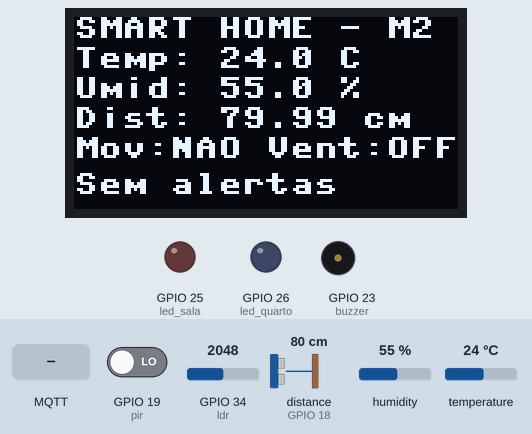
Recording of a program running on a simulated ESP32 board running MicroPython. On the bench: 128×64 one-colour display, output pins drawn as LEDs (lit = HIGH), buzzer (waves = sounding). Wiring (from the project's diagram.json): DHT22 sensor on GPIO 15, PIR motion sensor on GPIO 19, buzzer on GPIO 23, red LED on GPIO 25, blue LED on GPIO 26, servo on GPIO 27, light sensor on GPIO 34. Inputs (shaded band) come from the test bench; at power-on: temperature 24 °C, GPIO 19 (pir) LOW, GPIO 34 (ldr) = 2048, distance to the obstacle (sensor on GPIO 18) 80 cm, humidity 55 % (analog values on the 0–4095 scale). The echo pulse lasts 58.3 µs per cm; WiFi joins after 1.5 s; no MQTT or app messages arrive unless stated; values from a settings file that is not in the repository are placeholders; library files of the repository ran but are not shown: ssd1306.py; pins used as bus, display or sensor lines are not drawn; what the program prints to the serial console is not drawn.

Above: at 2.9 s.
3.0 s: temperature set to 29.3 °C
At 7.2 s:
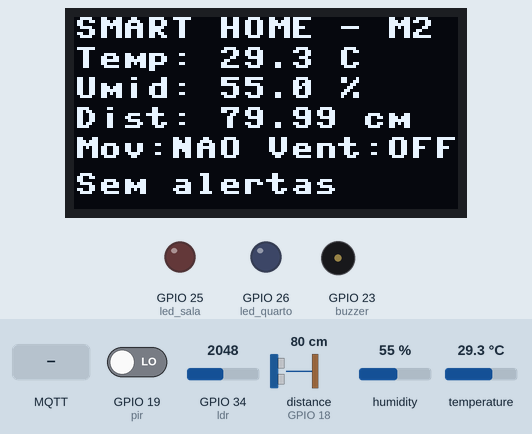
8.3 s: temperature set to 30.3 °C
At 12.7 s:
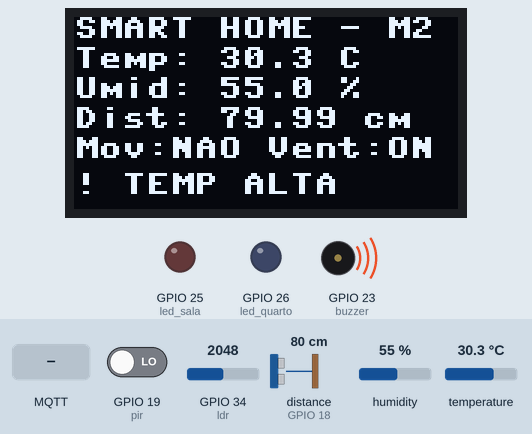
13.4 s: GPIO 19 (pir) driven HIGH
At 18.2 s:
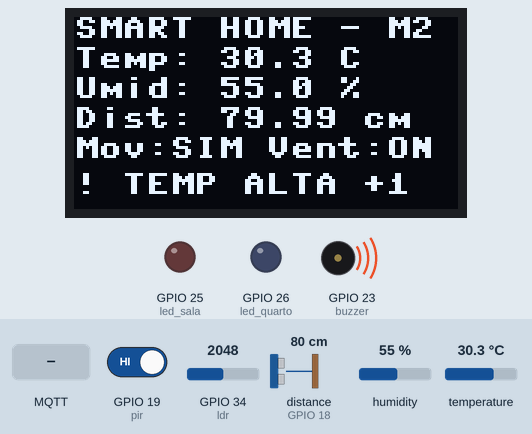
18.5 s: temperature set to 28.8 °C
At 22.5 s:
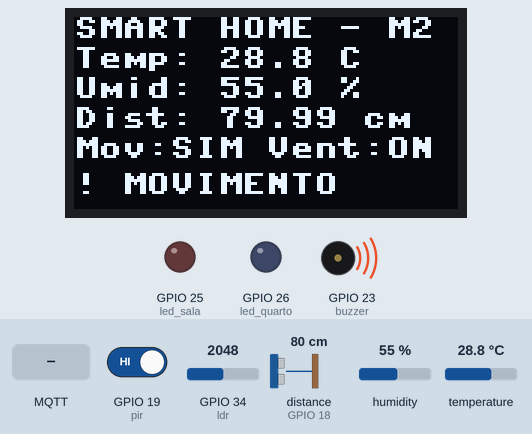
23.5 s: temperature set to 27.3 °C
At 27.9 s:
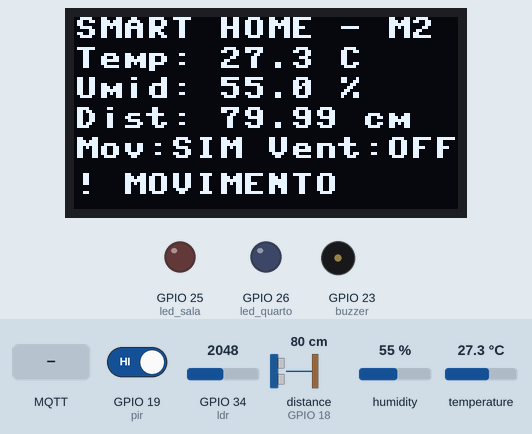
28.6 s: MQTT message "ON" arrives on the first subscribed topic
At 29.3 s:
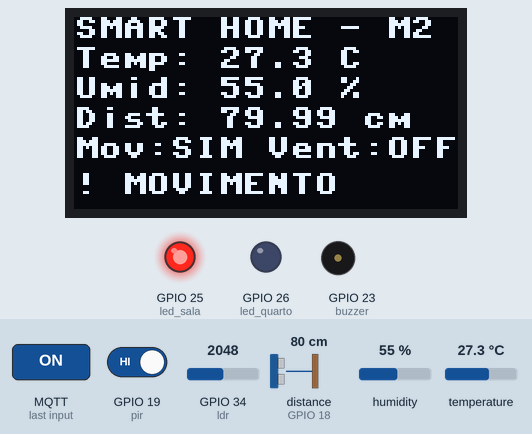
Timing chart, 0 to 31.1 s (numbered marks = the images above; inputs shaded):
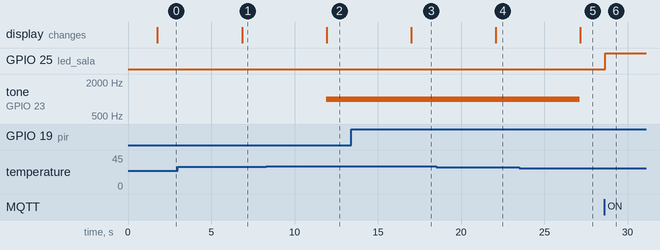

Measured:
- the behaviour switches between 29.9 and 30 °C on temperature (found by bisection; images 1 and 2)
- the behaviour switches between 28.1 and 28 °C on temperature (found by bisection; images 4 and 5)
- after the input at 3.0 s, the display: changes after 3.8 s (image 1)
- after the input at 8.3 s, tone on GPIO 23 (buzzer): silent → 1000 Hz after 3.6 s; the display: changes after 3.6 s (image 2)
- after the input at 13.4 s, the display: changes after 3.6 s (image 3)
- after the input at 18.5 s, the display: changes after 3.6 s (image 4)
- after the input at 23.5 s, tone on GPIO 23 (buzzer): 1000 Hz → silent after 3.6 s; the display: changes after 3.7 s (image 5)
- after the input at 28.6 s, GPIO 25 (led_sala): LOW → HIGH after 0.07 s

The program:

main.py
```python
# Bibliotecas
from machine import Pin, ADC, PWM, I2C, time_pulse_us
import dht
import time
import network
import ujson
import gc
import socket
import sys
import os
from umqtt.simple import MQTTClient
import secrets


# Configuracoes Wi-Fi
WIFI_SSID = getattr(secrets, "WIFI_SSID", "Wokwi-GUEST")
WIFI_SENHA = getattr(secrets, "WIFI_PASS", "")


# Configuracoes MQTT
MQTT_BROKER = getattr(secrets, "MQTT_BROKER", "broker.hivemq.com")
MQTT_PORTA = getattr(secrets, "MQTT_PORT", 1883)

PREFIXO = getattr(secrets, "MQTT_PREFIXO")
MQTT_CLIENT_ID = getattr(secrets, "MQTT_CLIENT_ID")

TOPICO_TELEMETRIA = PREFIXO + "/telemetria"
TOPICO_ALERTAS = PREFIXO + "/alertas"
TOPICO_STATUS = PREFIXO + "/status"

TOPICO_LUZ_SALA = PREFIXO + "/atuadores/luz_sala"
TOPICO_LUZ_QUARTO = PREFIXO + "/atuadores/luz_quarto"
TOPICO_PORTAO = PREFIXO + "/atuadores/portao"
TOPICO_VENTILADOR = PREFIXO + "/atuadores/ventilador"

TOPICOS_CONTROLE = [
    TOPICO_LUZ_SALA,
    TOPICO_LUZ_QUARTO,
    TOPICO_PORTAO,
    TOPICO_VENTILADOR
]


# Configuracoes da automacao do ventilador (buzzer)
TEMP_LIGAR_VENTILADOR = 30
TEMP_DESLIGAR_VENTILADOR = 28
DISTANCIA_ALERTA_CM = 20

modo_ventilador = "AUTO"


# Configuracao dos sensores
# DHT22: Temperatura e umidade
dht_sensor = dht.DHT22(Pin(15))

# HC-SR04: Distancia
trig = Pin(5, Pin.OUT)
echo = Pin(18, Pin.IN)

# PIR: Movimento
pir = Pin(19, Pin.IN)

# LDR: Luminosidade
ldr = ADC(Pin(34))
ldr.atten(ADC.ATTN_11DB)


# Configuracao dos atuadores
# LED da sala: vermelho
led_sala = Pin(25, Pin.OUT)
led_sala.value(0)

# LED do quarto: azul
led_quarto = Pin(26, Pin.OUT)
led_quarto.value(0)

# Servo: Portao
servo = PWM(Pin(27), freq=50)

# Ventilador (buzzer)
buzzer = PWM(Pin(23), freq=1000, duty_u16=0)


# Display OLED
display = None

try:
    import ssd1306

    i2c = I2C(0, scl=Pin(22), sda=Pin(21))
    print("I2C scan:", i2c.scan())   # esperado: [60]

    display = ssd1306.SSD1306_I2C(128, 64, i2c)

    # Mensagem imediata, antes do Wi-Fi e do MQTT
    display.fill(0)
    display.text("Iniciando...", 0, 0)
    display.show()

except Exception as erro:
    print("OLED indisponivel:", erro)
    sys.print_exception(erro)


# Estados dos atuadores
estado_luz_sala = False
estado_luz_quarto = False
estado_portao = False
estado_ventilador = False

mqtt = None
servidor = None

# Ultima leitura dos sensores (usada pela pagina web)
ultimos_dados = {}

# Controle de alertas anteriores
alerta_temperatura_anterior = False
alerta_movimento_anterior = False
alerta_distancia_anterior = False

# Nomes curtos dos alertas para o OLED (cabem em 16 caracteres)
NOME_CURTO = {
    "temperatura alta": "TEMP ALTA",
    "movimento detectado": "MOVIMENTO",
    "objeto proximo ao portao": "OBJ PROXIMO"
}


# Funcoes de leitura dos sensores

def ler_temperatura_umidade():

    try:
        dht_sensor.measure()

        temperatura = dht_sensor.temperature()
        umidade = dht_sensor.humidity()

        return temperatura, umidade

    except Exception as erro:
        print("Erro DHT22:", erro)
        return None, None


def ler_distancia():

    try:
        trig.value(0)
        time.sleep_us(2)

        trig.value(1)
        time.sleep_us(10)

        trig.value(0)

        duracao = time_pulse_us(echo, 1, 30000)

        # Valor negativo significa que nao houve eco (timeout)
        if duracao < 0:
            return None

        distancia = (duracao * 0.0343) / 2

        return round(distancia, 2)

    except Exception as erro:
        print("Erro HC-SR04:", erro)
        return None


def ler_movimento():

    return pir.value()


def ler_luminosidade():

    return ldr.read()


def ler_sensores():

    temperatura, umidade = ler_temperatura_umidade()

    distancia = ler_distancia()

    movimento = ler_movimento()

    luminosidade = ler_luminosidade()

    return {
        "temperatura": temperatura,
        "umidade": umidade,
        "distancia": distancia,
        "movimento": movimento,
        "luminosidade": luminosidade
    }


# Funcoes de controle dos atuadores
def controlar_luz_sala(estado):

    global estado_luz_sala

    estado_luz_sala = bool(estado)

    led_sala.value(1 if estado_luz_sala else 0)

    print("Luz sala:", estado_luz_sala)


def controlar_luz_quarto(estado):

    global estado_luz_quarto

    estado_luz_quarto = bool(estado)

    led_quarto.value(1 if estado_luz_quarto else 0)

    print("Luz quarto:", estado_luz_quarto)


def controlar_portao(estado):

    global estado_portao

    estado_portao = bool(estado)

    # Servo fechado = 0 graus
    # Servo aberto = 90 graus

    angulo = 90 if estado_portao else 0

    pulso_us = 500 + (angulo / 180) * 2000

    servo.duty_ns(int(pulso_us * 1000))

    print("Portao:", "ABERTO" if estado_portao else "FECHADO")


def controlar_ventilador(estado):

    global estado_ventilador

    estado_ventilador = bool(estado)

    if estado_ventilador:
        buzzer.freq(1000)
        buzzer.duty_u16(16384)
    else:
        buzzer.duty_u16(0)

    print("Ventilador (buzzer):", "LIGADO" if estado_ventilador else "DESLIGADO")


def definir_ventilador(modo):
    # Usada pelo MQTT e pela pagina web: AUTO, ON ou OFF

    global modo_ventilador

    modo = modo.upper()

    if modo == "AUTO":

        modo_ventilador = "AUTO"
        print("Ventilador em modo automatico")

    elif modo == "ON":

        modo_ventilador = "ON"
        controlar_ventilador(True)

    elif modo == "OFF":

        modo_ventilador = "OFF"
        controlar_ventilador(False)


# Controle automatico do ventilador por temperatura

def controlar_temperatura(temperatura):

    if temperatura is None:
        return

    if modo_ventilador == "AUTO":

        if temperatura >= TEMP_LIGAR_VENTILADOR:
            controlar_ventilador(True)

        elif temperatura <= TEMP_DESLIGAR_VENTILADOR:
            controlar_ventilador(False)


# Recebimento de comandos MQTT

def receber_mensagem_mqtt(topico, mensagem):

    topico = topico.decode()
    mensagem = mensagem.decode().strip().upper()

    print("MQTT recebido:", topico, mensagem)

    if topico == TOPICO_LUZ_SALA:

        controlar_luz_sala(mensagem == "ON")

    elif topico == TOPICO_LUZ_QUARTO:

        controlar_luz_quarto(mensagem == "ON")

    elif topico == TOPICO_PORTAO:

        if mensagem == "ABRIR":
            controlar_portao(True)

        elif mensagem == "FECHAR":
            controlar_portao(False)

    elif topico == TOPICO_VENTILADOR:

        definir_ventilador(mensagem)


# Alertas atualmente ativos (usados na pagina web e no OLED)

def alertas_ativos(dados):

    ativos = []

    temperatura = dados.get("temperatura")
    distancia = dados.get("distancia")

    if temperatura is not None and temperatura >= TEMP_LIGAR_VENTILADOR:
        ativos.append("temperatura alta")

    if dados.get("movimento") == 1:
        ativos.append("movimento detectado")

    if distancia is not None and distancia <= DISTANCIA_ALERTA_CM:
        ativos.append("objeto proximo ao portao")

    return ativos


# Verificacao de alertas (gera o alerta uma vez, quando o evento comeca)

def verificar_alertas(dados):

    global alerta_temperatura_anterior
    global alerta_movimento_anterior
    global alerta_distancia_anterior

    alertas = []

    temperatura = dados["temperatura"]
    movimento = dados["movimento"]
    distancia = dados["distancia"]

    # Alerta de temperatura elevada
    temperatura_alta = (
        temperatura is not None and temperatura >= TEMP_LIGAR_VENTILADOR
    )

    if temperatura_alta and not alerta_temperatura_anterior:

        alertas.append({
            "tipo": "temperatura_alta",
            "mensagem": "Temperatura elevada",
            "valor": temperatura
        })

    alerta_temperatura_anterior = temperatura_alta

    # Alerta de movimento
    movimento_detectado = movimento == 1

    if movimento_detectado and not alerta_movimento_anterior:

        alertas.append({
            "tipo": "movimento",
            "mensagem": "Movimento detectado",
            "valor": movimento
        })

    alerta_movimento_anterior = movimento_detectado

    # Alerta de proximidade
    distancia_baixa = (
        distancia is not None and distancia <= DISTANCIA_ALERTA_CM
    )

    if distancia_baixa and not alerta_distancia_anterior:

        alertas.append({
            "tipo": "proximidade",
            "mensagem": "Objeto proximo ao portao",
            "valor": distancia
        })

    alerta_distancia_anterior = distancia_baixa

    return alertas


# Atualizacao do display OLED

def atualizar_display(dados, status_mqtt):

    if display is None:
        return

    try:
        display.fill(0)

        temperatura = dados["temperatura"]
        umidade = dados["umidade"]
        distancia = dados["distancia"]
        movimento = dados["movimento"]

        display.text("SMART HOME - M2", 0, 0)
        display.text("Temp: {} C".format(temperatura if temperatura is not None else "--"), 0, 10)
        display.text("Umid: {} %".format(umidade if umidade is not None else "--"), 0, 20)
        display.text("Dist: {} cm".format(distancia if distancia is not None else "--"), 0, 30)
        display.text("Mov:{} Vent:{}".format(
            "SIM" if movimento else "NAO",
            "ON" if estado_ventilador else "OFF"
        ), 0, 40)

        # Ultima linha: alertas ativos no momento
        ativos = alertas_ativos(dados)

        if ativos:
            linha = "! " + NOME_CURTO[ativos[0]]
            if len(ativos) > 1:
                linha += " +{}".format(len(ativos) - 1)
        else:
            linha = "Sem alertas"

        display.text(linha, 0, 52)

        display.show()

    except Exception as erro:
        print("Erro no OLED:", erro)


# Conexao Wi-Fi

def conectar_wifi():

    wlan = network.WLAN(network.STA_IF)

    wlan.active(True)

    if not wlan.isconnected():

        print("Conectando ao Wi-Fi...")

        wlan.connect(WIFI_SSID, WIFI_SENHA)

        while not wlan.isconnected():

            print(".", end="")

            time.sleep(0.5)

    print()
    print("Wi-Fi conectado!")
    print("IP:", wlan.ifconfig()[0])

    return wlan


# Conexao MQTT

def conectar_mqtt():

    try:

        cliente = MQTTClient(
            client_id=MQTT_CLIENT_ID,
            server=MQTT_BROKER,
            port=MQTT_PORTA,
            keepalive=60
        )

        cliente.set_callback(receber_mensagem_mqtt)

        cliente.connect()

        for topico in TOPICOS_CONTROLE:

            cliente.subscribe(topico)

            print("Inscrito:", topico)

        cliente.publish(TOPICO_STATUS, b"online", retain=True)

        print("MQTT conectado!")

        return cliente

    except Exception as erro:

        print("Erro MQTT:", erro)

        return None


# Publicacao dos dados via MQTT

def enviar_telemetria(dados):

    if mqtt is None:
        return

    try:

        dados_envio = dict(dados)

        dados_envio["atuadores"] = {
            "luz_sala": estado_luz_sala,
            "luz_quarto": estado_luz_quarto,
            "portao": estado_portao,
            "ventilador": estado_ventilador,
            "modo_ventilador": modo_ventilador
        }

        mqtt.publish(
            TOPICO_TELEMETRIA,
            ujson.dumps(dados_envio)
        )

    except Exception as erro:

        print("Erro ao publicar telemetria:", erro)


# Envio dos alertas via MQTT

def enviar_alertas(alertas):

    if mqtt is None:
        return

    for alerta in alertas:

        try:

            mqtt.publish(
                TOPICO_ALERTAS,
                ujson.dumps(alerta)
            )

            print("Alerta enviado:", alerta["mensagem"])

        except Exception as erro:

            print("Erro ao enviar alerta:", erro)


# Servidor web (pagina index.html hospedada no ESP32)

def iniciar_servidor():

    global servidor

    try:
        servidor = socket.socket()
        servidor.setsockopt(socket.SOL_SOCKET, socket.SO_REUSEADDR, 1)
        servidor.bind(("0.0.0.0", 80))
        servidor.listen(3)
        servidor.setblocking(False)

        print("Servidor web ativo na porta 80")

    except Exception as erro:
        servidor = None
        print("Erro ao iniciar servidor web:", erro)


def montar_estado():

    d = ultimos_dados

    return ujson.dumps({
        "temp": d.get("temperatura"),
        "umid": d.get("umidade"),
        "dist": d.get("distancia"),
        "pir": d.get("movimento", 0),
        "luz": d.get("luminosidade", 0),
        "luz_sala": estado_luz_sala,
        "luz_quarto": estado_luz_quarto,
        "portao": estado_portao,
        "vent": estado_ventilador,
        "modo": modo_ventilador,
        "alerta": ", ".join(alertas_ativos(d))
    })


def ler_parametros(caminho):

    params = {}

    if "?" in caminho:
        for par in caminho.split("?", 1)[1].split("&"):
            if "=" in par:
                chave, valor = par.split("=", 1)
                params[chave] = valor

    return params


def aplicar_comando(params):

    dispositivo = params.get("dev", "")
    valor = params.get("val", "")

    print("HTTP comando:", dispositivo, valor)

    if dispositivo == "luz_sala":
        controlar_luz_sala(valor == "1")

    elif dispositivo == "luz_quarto":
        controlar_luz_quarto(valor == "1")

    elif dispositivo == "portao":
        controlar_portao(valor == "1")

    elif dispositivo == "ventilador":
        definir_ventilador(valor)


def responder(cliente, codigo, tipo, corpo):

    cabecalho = (
        "HTTP/1.1 {}\r\n"
        "Content-Type: {}\r\n"
        "Content-Length: {}\r\n"
        "Cache-Control: no-store\r\n"
        "Connection: close\r\n\r\n"
    ).format(codigo, tipo, len(corpo))

    # cabecalho e corpo em um unico envio
    cliente.sendall(cabecalho.encode() + corpo)


def enviar_pagina(cliente):

    try:
        arquivo = open("index.html", "rb")
    except OSError:
        responder(cliente, "404 Not Found", "text/plain", b"index.html nao encontrado")
        return

    tamanho = os.stat("index.html")[6]

    cabecalho = (
        "HTTP/1.1 200 OK\r\n"
        "Content-Type: text/html; charset=utf-8\r\n"
        "Content-Length: {}\r\n"
        "Connection: close\r\n\r\n"
    ).format(tamanho)
    cliente.sendall(cabecalho.encode())

    while True:
        bloco = arquivo.read(512)
        if not bloco:
            break
        cliente.sendall(bloco)

    arquivo.close()


def atender_http():

    if servidor is None:
        return

    try:
        cliente, _ = servidor.accept()
    except OSError:
        return   # nenhum cliente esperando

    try:
        cliente.settimeout(1)

        requisicao = cliente.recv(1024)
        primeira_linha = requisicao.split(b"\r\n")[0].decode()
        partes = primeira_linha.split(" ")
        caminho = partes[1] if len(partes) > 1 else "/"

        if caminho.startswith("/api/cmd"):
            aplicar_comando(ler_parametros(caminho))
            responder(cliente, "200 OK", "application/json", montar_estado().encode())

        elif caminho.startswith("/api/estado"):
            responder(cliente, "200 OK", "application/json", montar_estado().encode())

        elif caminho == "/" or caminho.startswith("/index.html"):
            enviar_pagina(cliente)

        else:
            responder(cliente, "404 Not Found", "text/plain", b"nao encontrado")

    except Exception as erro:
        print("Erro HTTP:", erro)

    finally:
        time.sleep_ms(200)   # deixa o envio terminar antes de fechar a conexao
        cliente.close()


# Loop principal

def iniciar_sistema():

    global mqtt
    global ultimos_dados

    conectar_wifi()

    iniciar_servidor()

    mqtt = conectar_mqtt()

    while True:

        try:

            # Leitura dos sensores
            dados = ler_sensores()
            ultimos_dados = dados

            # Controle automatico do ventilador
            controlar_temperatura(dados["temperatura"])

            # Verificacao dos alertas
            alertas = verificar_alertas(dados)

            # Atualizacao do OLED
            status_mqtt = "OK" if mqtt is not None else "OFF"

            atualizar_display(dados, status_mqtt)

            # Envio dos dados para o Node-RED
            enviar_telemetria(dados)

            # Envio dos alertas
            enviar_alertas(alertas)

            # Exibicao no terminal
            print("----------------------------------")
            print("Temperatura:", dados["temperatura"])
            print("Umidade:", dados["umidade"])
            print("Distancia:", dados["distancia"])
            print("Movimento:", dados["movimento"])
            print("Luminosidade:", dados["luminosidade"])
            print("Ventilador:", estado_ventilador)
            print("Modo:", modo_ventilador)

            gc.collect()

            # Espera 5 s, mas atende comandos MQTT e a pagina web a cada 0,1 s
            for _ in range(50):

                if mqtt is not None:
                    mqtt.check_msg()

                atender_http()

                time.sleep(0.1)

        except Exception as erro:

            print("Erro no loop principal:", erro)

            time.sleep(2)


# Inicializacao

iniciar_sistema()
```
